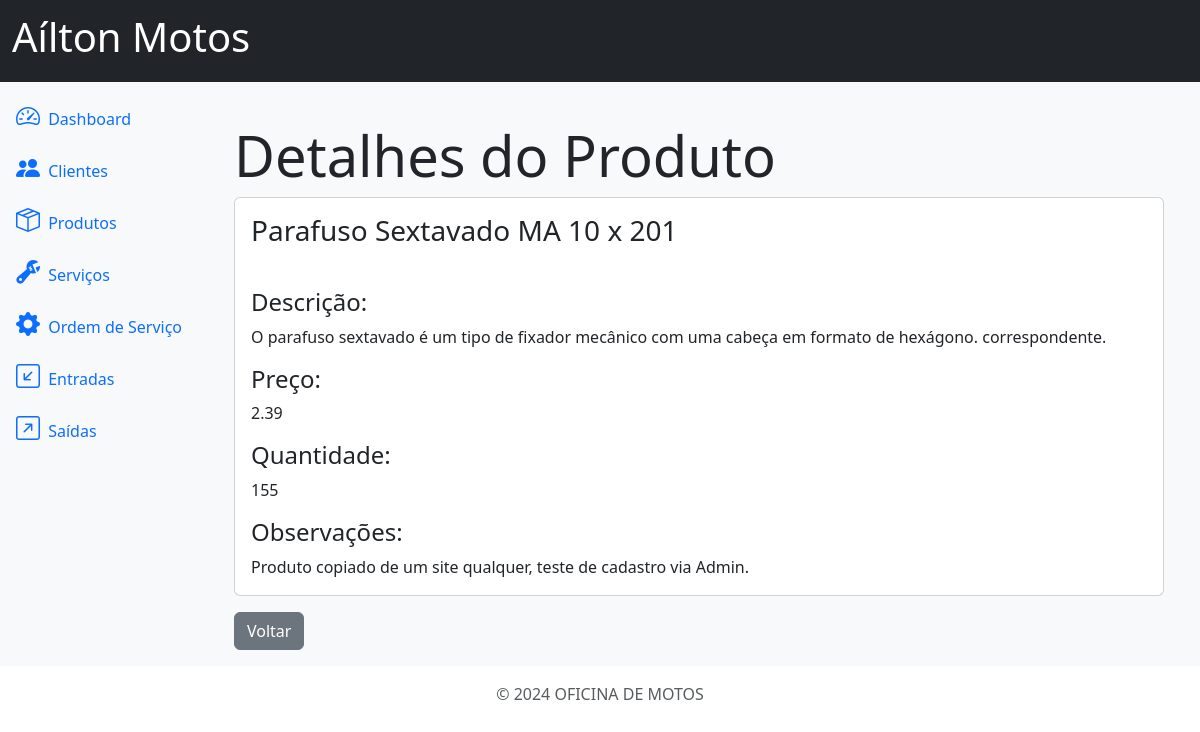
Page /products/1/detail/ on the committed database.
### products/models.py (models this page shows, shortened)
class Product(models.Model):
    id = models.AutoField(primary_key=True)
    name = models.CharField(max_length=500)
    description = models.TextField(blank=True, null=True)
    price = models.DecimalField(max_digits=20, decimal_places=2)
    quantity = models.IntegerField(default=0)
    comments = models.TextField(blank=True, null=True)

### products/views.py (the view)
# urls.py: path('products/<int:pk>/detail/', ProductDetailView.as_view(), name='products_detail'),
class ProductDetailView(DetailView):
    model = Product
    template_name = 'products_detail.html'

### products/templates/products_detail.html
{% extends 'base.html' %}
{% block content %}
<div class="container mt-4">
    <h3 class="display-4">Detalhes do Produto</h3>
    <div class="card">
        <div class="card-body">
            <h3 class="card-title">{{ object.name }}</h3>
        </div>
        <div class="card-body">
            <h4>Descrição:</h4>
            <p>{{ object.description }}</p>
            <h4>Preço:</h4>
            <p>{{ object.price }}</p>
            <h4>Quantidade:</h4>
            <p>{{ object.quantity }}</p>
            <h4>Observações:</h4>
            <p class="card-text">{{ object.comments }}</p>
        </div>
    </div>
    <a href="{% url 'products' %}" class="btn btn-secondary mt-3">Voltar</a>
</div>
{% endblock %}

### rows in the picture
Product: name "Parafuso Sextavado MA 10 x 201", description "O parafuso sextavado é um tipo de fixador mecânico com uma cabeça em formato de hexágono. correspondente.", price "2.39", quantity "155", comments "Produto copiado de um site qualquer, teste de cadastro via Admin."
